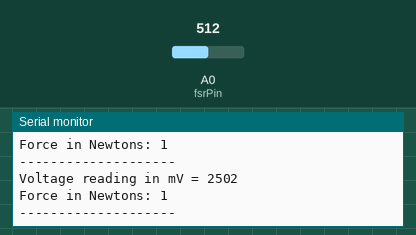
A sketch run on a simulated Arduino Uno, built with avr-gcc and run on an emulated ATmega328P. On the bench: the last lines printed to the serial monitor. The inputs (shaded band) are chosen by the test bench; at power-on: A0 (fsrPin) = 512.

Above: at 5.9 s.
6.0 s: A0 (fsrPin) set to 985
At 6.9 s:
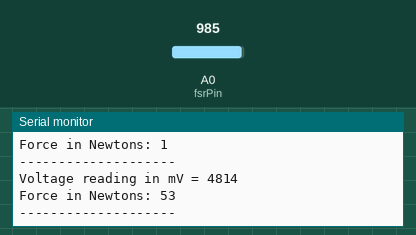
7.5 s: A0 (fsrPin) set to 1012
At 8.5 s:
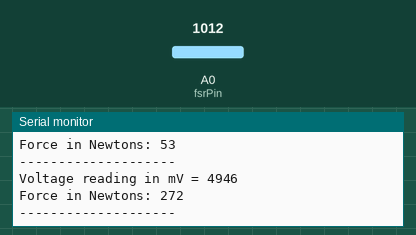
Timing chart, 0 to 10.5 s (numbered marks = the images above; inputs shaded):
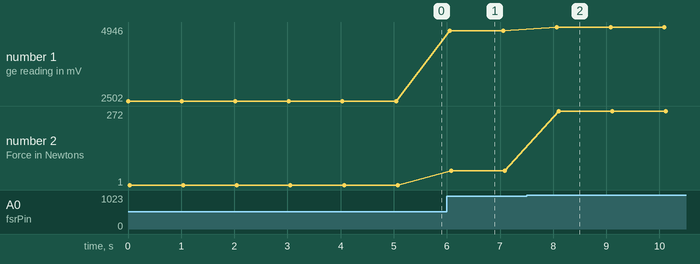

Measured:
- after the input at 6.0 s, the serial monitor: prints a new line after 0.05 s (image 1)
- after the input at 7.5 s, the serial monitor: prints a new line after 0.57 s (image 2)
- plotted number 1: 2502 → 4814 after the input at 6.0 s, 4814 → 4946 after the input at 7.5 s
- plotted number 2: 1 → 53 after the input at 6.0 s, 53 → 272 after the input at 7.5 s

The sketch:

FSR_Reading_Uncalibrated.ino
```cpp
int fsrPin = 0;     // the FSR and 10K pulldown are connected to a0
int fsrReading;     // the analog reading from the FSR resistor divider
int fsrVoltage;     // the analog reading converted to voltage
unsigned long fsrResistance;  // The voltage converted to resistance
unsigned long fsrConductance;
long fsrForce;       // Finally, the resistance converted to force

void setup(void) {
  Serial.begin(9600);   // We'll send debugging information via the Serial monitor
}

void loop(void) {
  fsrReading = analogRead(fsrPin);
  //Serial.print("Analog reading = ");
  //Serial.println(fsrReading);

  // analog voltage reading ranges from about 0 to 1023 which maps to 0V to 5V (= 5000mV)
  fsrVoltage = map(fsrReading, 0, 1023, 0, 5000);
  Serial.print("Voltage reading in mV = ");
  Serial.println(fsrVoltage);

  if (fsrVoltage == 0) {
    Serial.println("No pressure");
  } else {
    // The voltage = Vcc * R / (R + FSR) where R = 10K and Vcc = 5V
    // so FSR = ((Vcc - V) * R) / V        yay math!
    fsrResistance = 5000 - fsrVoltage;     // fsrVoltage is in millivolts so 5V = 5000mV
    fsrResistance *= 10000;                // 10K resistor
    fsrResistance /= fsrVoltage;
    // Serial.print("FSR resistance in ohms = ");
    // Serial.println(fsrResistance);

    fsrConductance = 1000000;           // we measure in micromhos so
    fsrConductance /= fsrResistance;
    // Serial.print("Conductance in microMhos: ");
    // Serial.println(fsrConductance);

    // Use the two FSR guide graphs to approximate the force
    if (fsrConductance <= 1000) {
      fsrForce = fsrConductance / 80;
      Serial.print("Force in Newtons: ");
      Serial.println(fsrForce);
    } else {
      fsrForce = fsrConductance - 1000;
      fsrForce /= 30;
      Serial.print("Force in Newtons: ");
      Serial.println(fsrForce);
    }
  }
  Serial.println("--------------------");
  delay(1000);
}
```
